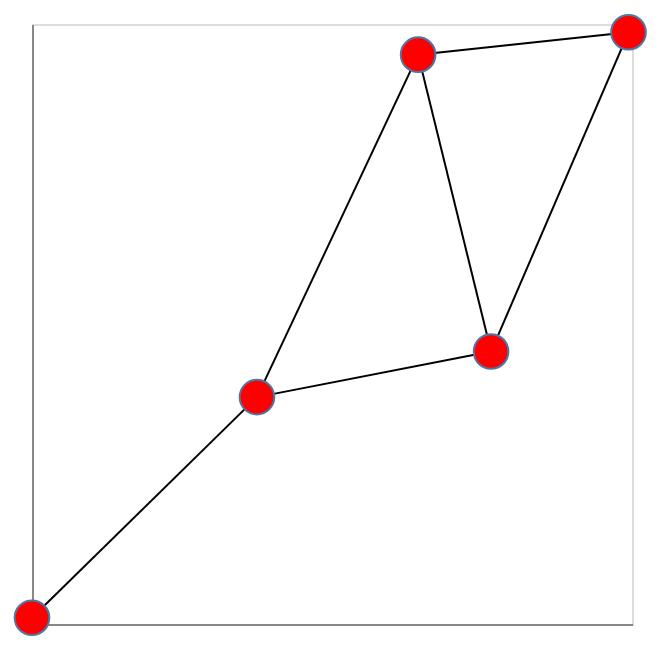

The notebook cell saved with this chart:
### Markdown cell above
##### Create a network from scratch

You can also create a graph by manually adding nodes and edges with the respective methods `add_edge` and `add_node`:

### Code cell
G = nx.Graph()

G.add_node("Ada")
G.add_node("Bob")
G.add_node("Cai")
G.add_node("Don")
G.add_node("Eva")

G.add_edge("Ada", "Bob")
G.add_edge("Ada", "Cai")
G.add_edge("Ada", "Eva")
G.add_edge("Bob", "Cai")
G.add_edge("Bob", "Don")
G.add_edge("Cai", "Don")

nxa.draw_networkx(G)

### Figure 1 — Vega-Lite specification as saved in the notebook (floating-point values rounded to 4 significant figures)
{"config": {"view": {"continuousWidth": 300, "continuousHeight": 300}}, "layer": [{"data": {"name": "data-8bca281b75612fb434441cb4262c8536"}, "mark": {"type": "line", "color": "black", "opacity": 1, "strokeWidth": 1}, "encoding": {"detail": {"field": "edge", "type": "quantitative"}, "x": {"axis": {"grid": false, "labels": false, "ticks": false, "title": ""}, "field": "x", "type": "quantitative"}, "y": {"axis": {"grid": false, "labels": false, "ticks": false, "title": ""}, "field": "y", "type": "quantitative"}}}, {"data": {"name": "data-d1cb4ecc2ca332a056416fc9dc6b9b5b"}, "mark": {"type": "point", "fill": "red", "opacity": 1, "size": 300, "strokeWidth": 1.0}, "encoding": {"x": {"axis": {"grid": false, "labels": false, "ticks": false}, "field": "x", "type": "quantitative"}, "y": {"axis": {"grid": false, "labels": false, "ticks": false}, "field": "y", "type": "quantitative"}}}], "$schema": "https://vega.github.io/schema/vega-lite/v5.15.1.json", "datasets": {"data-8bca281b75612fb434441cb4262c8536": [{"pair": ["Ada", "Bob"], "x": -0.3251, "y": -0.1597, "edge": 0, "target": "Bob", "source": "Ada"}, {"pair": ["Ada", "Bob"], "x": 0.3772, "y": -0.09131, "edge": 0, "target": "Bob", "source": "Ada"}, {"pair": ["Ada", "Cai"], "x": -0.3251, "y": -0.1597, "edge": 1, "target": "Cai", "source": "Ada"}, {"pair": ["Ada", "Cai"], "x": 0.1583, "y": 0.354, "edge": 1, "target": "Cai", "source": "Ada"}, {"pair": ["Ada", "Eva"], "x": -0.3251, "y": -0.1597, "edge": 2, "target": "Eva", "source": "Ada"}, {"pair": ["Ada", "Eva"], "x": -1.0, "y": -0.4906, "edge": 2, "target": "Eva", "source": "Ada"}, {"pair": ["Bob", "Cai"], "x": 0.3772, "y": -0.09131, "edge": 3, "target": "Cai", "source": "Bob"}, {"pair": ["Bob", "Cai"], "x": 0.1583, "y": 0.354, "edge": 3, "target": "Cai", "source": "Bob"}, {"pair": ["Bob", "Don"], "x": 0.3772, "y": -0.09131, "edge": 4, "target": "Don", "source": "Bob"}, {"pair": ["Bob", "Don"], "x": 0.7895, "y": 0.3876, "edge": 4, "target": "Don", "source": "Bob"}, {"pair": ["Cai", "Don"], "x": 0.1583, "y": 0.354, "edge": 5, "target": "Don", "source": "Cai"}, {"pair": ["Cai", "Don"], "x": 0.7895, "y": 0.3876, "edge": 5, "target": "Don", "source": "Cai"}], "data-d1cb4ecc2ca332a056416fc9dc6b9b5b": [{"x": -0.3251, "y": -0.1597}, {"x": 0.3772, "y": -0.09131}, {"x": 0.1583, "y": 0.354}, {"x": 0.7895, "y": 0.3876}, {"x": -1.0, "y": -0.4906}]}}
